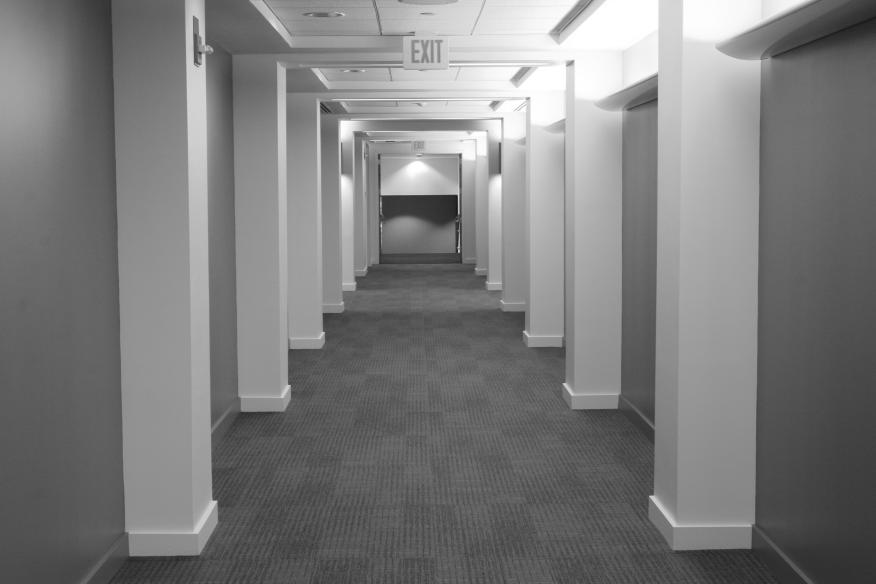
//> input picture Erg. Askisis 2025-2026/Images/Ασκηση 6/hallway.png, 1752 x 1168 px (shown at 1/2 size)
$ ./askisi6_edges   (built with g++ and OpenCV 4)
//> lines starting //> are read from the running program, lines starting //| are printed output that depends on the picture; after the words box and inside, x2 and y2 are one past the last pixel; in counts of white or black regions, pixels touching at a corner belong together
#include <opencv2/opencv.hpp>

#include <filesystem>
#include <fstream>
#include <iostream>
#include <sstream>
#include <stdexcept>
#include <string>
#include <vector>

namespace fs = std::filesystem;

static fs::path find_file(const fs::path &root, const std::string &filename)
{
//> called with filename = "hallway.png"
    for (const auto &entry : fs::recursive_directory_iterator(root)) {
        if (entry.is_regular_file() && entry.path().filename().string() == filename) {
            return entry.path();
        }
    }

    throw std::runtime_error("Could not find input file: " + filename);
}

static cv::Mat imread_grayscale_any_path(const fs::path &path)
{
    std::ifstream file(path, std::ios::binary);
    if (!file) {
        throw std::runtime_error("Could not open image: " + path.string());
    }

    std::vector<unsigned char> bytes(
        (std::istreambuf_iterator<char>(file)),
        std::istreambuf_iterator<char>()
    );
    cv::Mat decoded = cv::imdecode(bytes, cv::IMREAD_GRAYSCALE);
//> decoded is the input picture: 1168 rows x 1752 cols, CV_8UC1; min 25, max 255, mean 124.3
    if (decoded.empty()) {
        throw std::runtime_error("Could not decode image: " + path.string());
    }
    return decoded;
}

static cv::Mat normalize_to_uint8(const cv::Mat &image)
{
    double min_value = 0.0;
    double max_value = 0.0;
    cv::minMaxLoc(image, &min_value, &max_value);

    if (max_value == min_value) {
        return cv::Mat::zeros(image.size(), CV_8U);
    }

    cv::Mat normalized;
    image.convertTo(normalized, CV_8U, 255.0 / (max_value - min_value), -255.0 * min_value / (max_value - min_value));
    return normalized;
}

static cv::Mat panel(const cv::Mat &image, const std::string &title, int target_width = 360)
{
    cv::Mat color;
    if (image.channels() == 1) {
        cv::cvtColor(image, color, cv::COLOR_GRAY2BGR);
    } else {
        color = image.clone();
    }

    const double scale = static_cast<double>(target_width) / color.cols;
    cv::Mat resized;
    cv::resize(color, resized, cv::Size(target_width, std::max(1, static_cast<int>(color.rows * scale))));

    const int title_height = 40;
    cv::Mat canvas(resized.rows + title_height, resized.cols, CV_8UC3, cv::Scalar(255, 255, 255));
    resized.copyTo(canvas(cv::Rect(0, title_height, resized.cols, resized.rows)));
    cv::putText(canvas, title, cv::Point(10, 27), cv::FONT_HERSHEY_SIMPLEX, 0.55, cv::Scalar(0, 0, 0), 2, cv::LINE_AA);
    return canvas;
}

static cv::Mat pad_to_height(const cv::Mat &image, int target_height)
{
    if (image.rows >= target_height) {
        return image;
    }

    cv::Mat padded(target_height, image.cols, image.type(), cv::Scalar(255, 255, 255));
    image.copyTo(padded(cv::Rect(0, 0, image.cols, image.rows)));
    return padded;
}

static void save_row_panel(std::vector<cv::Mat> panels, const fs::path &path)
{
    int max_height = 0;
    for (const cv::Mat &item : panels) {
        max_height = std::max(max_height, item.rows);
    }
    for (cv::Mat &item : panels) {
        item = pad_to_height(item, max_height);
    }

    cv::Mat combined;
    cv::hconcat(panels, combined);
    cv::imwrite(path.string(), combined);
}

int main()
{
    try {
        const fs::path root = fs::path("..");
        const fs::path image_path = find_file(root / "Images", "hallway.png");
        const fs::path output_dir = root / "outputs" / "askisi6_edges_cpp";
        fs::create_directories(output_dir);

        const cv::Mat original = imread_grayscale_any_path(image_path);

        cv::Mat gx;
        cv::Mat gy;
        cv::Sobel(original, gx, CV_64F, 1, 0, 3, 1.0, 0.0, cv::BORDER_REFLECT);
        cv::Sobel(original, gy, CV_64F, 0, 1, 3, 1.0, 0.0, cv::BORDER_REFLECT);
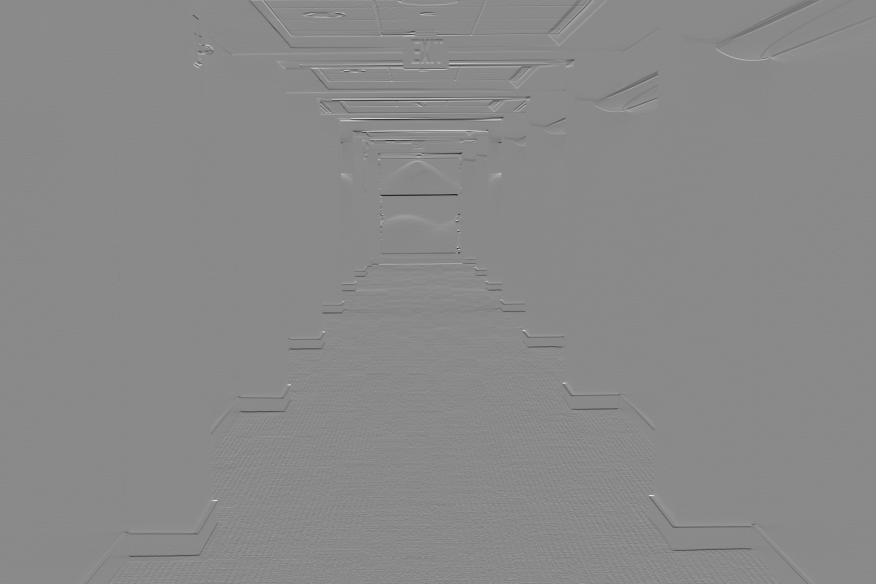
//> gy: 1168 rows x 1752 cols, CV_64FC1 (shown at 1/2 size); min -621, max 526, mean -0.6; drawn with min black and max white

        cv::Mat abs_gx = normalize_to_uint8(cv::abs(gx));
//> in normalize_to_uint8, `cv::minMaxLoc(image, &min_value, &max_value);`: max_value = 730
        cv::Mat abs_gy = normalize_to_uint8(cv::abs(gy));
//> in normalize_to_uint8 (call 2), `cv::minMaxLoc(image, &min_value, &max_value);`: max_value = 621
//> in normalize_to_uint8 (call 2), `image.convertTo(normalized, CV_8U, 255.0 / (max_value - min_value), -2..`:
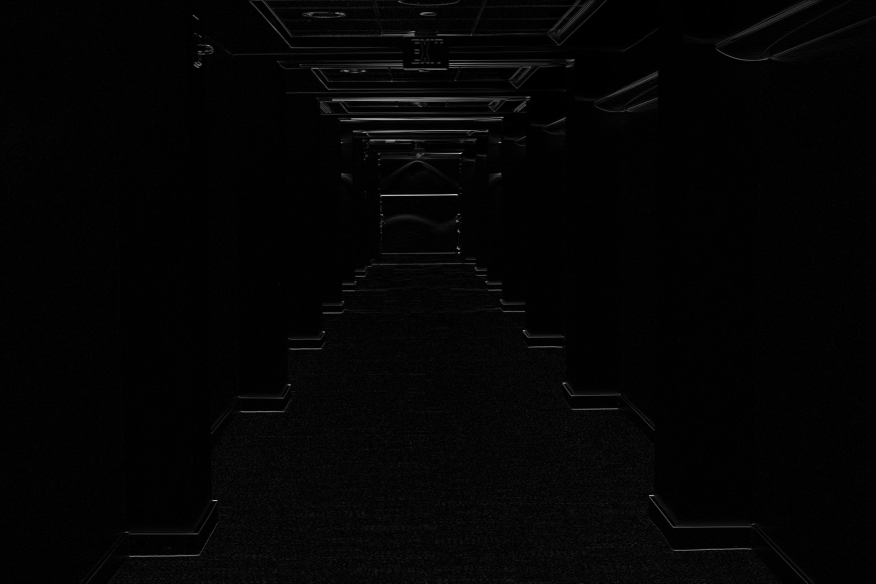
//> normalized: 1168 rows x 1752 cols, CV_8UC1 (shown at 1/2 size); min 0, max 255, mean 4.1

        cv::Mat magnitude;
        cv::magnitude(gx, gy, magnitude);
        cv::Mat magnitude_uint8 = normalize_to_uint8(magnitude);

        cv::Mat edge_map;
        const double threshold_value = cv::threshold(magnitude_uint8, edge_map, 0.0, 255.0, cv::THRESH_BINARY | cv::THRESH_OTSU);
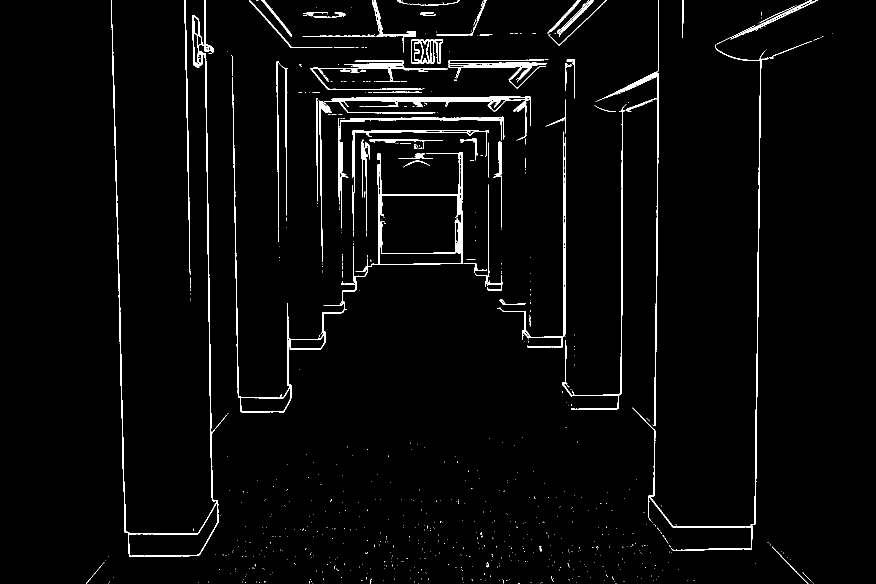
//> edge_map: 1168 rows x 1752 cols, CV_8UC1 (shown at 1/2 size); 2.6% white in thin lines or dots, all inside (x1, y1, x2, y2) = (172, 0, 1665, 1168)
//> threshold_value = 32

        std::vector<cv::Vec4i> lines;
        cv::HoughLinesP(edge_map, lines, 1.0, CV_PI / 180.0, 10, 80.0, 10.0);
//> lines = 129 lines (x1, y1, x2, y2), first 8: [408, 0, 419, 660], [370, 0, 380, 588], [1309, 807, 1315, 407], [1516, 492, 1521, 149], [464, 112, 476, 794], [1003, 457, 1003, 234], [1127, 673, 1127, 263], [1511, 881, 1517, 481]

        cv::Mat overlay;
        cv::cvtColor(original, overlay, cv::COLOR_GRAY2BGR);
        for (const cv::Vec4i &line : lines) {
            cv::line(overlay, cv::Point(line[0], line[1]), cv::Point(line[2], line[3]), cv::Scalar(0, 0, 255), 3, cv::LINE_AA);
        }
//> this loop made 129 passes
//> line on passes 1 to 12: [408, 0, 419, 660], [370, 0, 380, 588], [1309, 807, 1315, 407], [1516, 492, 1521, 149], [464, 112, 476, 794], [1003, 457, 1003, 234], [1127, 673, 1127, 263], [1511, 881, 1517, 481], [1131, 777, 1131, 199], [409, 0, 413, 253], [754, 309, 758, 528], [924, 526, 924, 421]
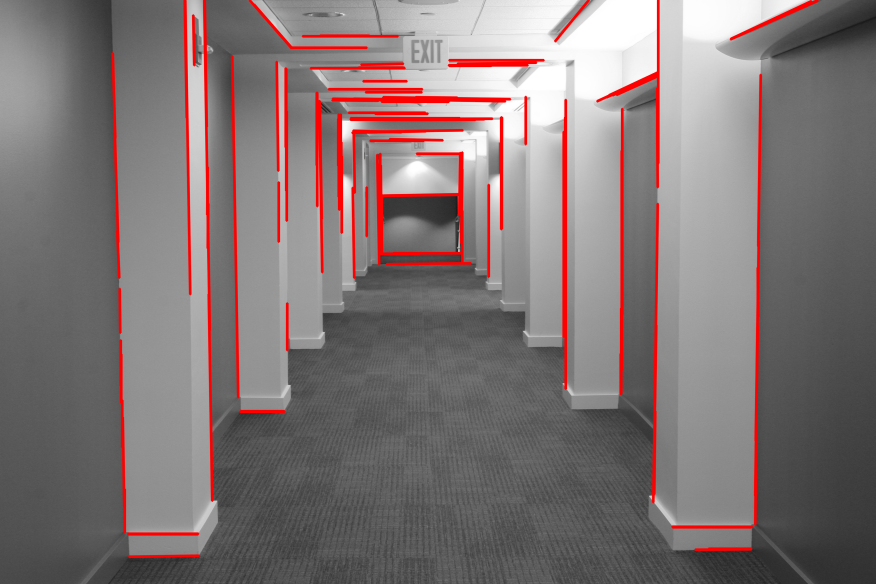
//> overlay: 1168 rows x 1752 cols, CV_8UC3 (shown at 1/2 size); 5.31% of pixels changed, all inside (x1, y1, x2, y2) = (222, 0, 1639, 1117)

        cv::imwrite((output_dir / "sobel_x.png").string(), abs_gx);
        cv::imwrite((output_dir / "sobel_y.png").string(), abs_gy);
        cv::imwrite((output_dir / "gradient_magnitude.png").string(), magnitude_uint8);
        cv::imwrite((output_dir / "edge_map.png").string(), edge_map);
        cv::imwrite((output_dir / "lines_overlay.png").string(), overlay);

        save_row_panel(
            {
                panel(original, "Original"),
                panel(abs_gx, "|Sobel X|"),
                panel(abs_gy, "|Sobel Y|")
            },
            output_dir / "sobel_summary.png"
        );
//> in panel, `cv::putText(canvas, title, cv::Point(10, 27), cv::FONT_HERSHEY_SIMPLEX..`: canvas: 280 rows x 360 cols, CV_8UC3; min 0, max 255, mean 141.3
//> in panel (call 2), `cv::putText(canvas, title, cv::Point(10, 27), cv::FONT_HERSHEY_SIMPLEX..`: canvas: 280 rows x 360 cols, CV_8UC3; min 0, max 255, mean 38
//> call 3 of panel, with title = "|Sobel Y|", target_width = 360
//> in panel (call 3), `cv::putText(canvas, title, cv::Point(10, 27), cv::FONT_HERSHEY_SIMPLEX..`:
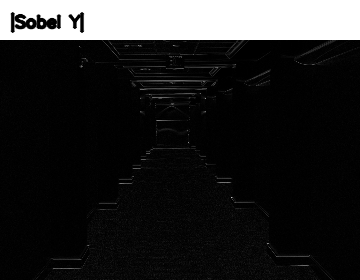
//> canvas: 280 rows x 360 cols, CV_8UC3; min 0, max 255, mean 38.1
//> the loop in save_row_panel, `for (const cv::Mat &item : panels)` made 3 passes
//> after the loop in save_row_panel, `for (const cv::Mat &item : panels)`: max_height = 280
//> the loop in save_row_panel, `for (cv::Mat &item : panels)` made 3 passes

        std::ostringstream threshold_title;
        threshold_title << "Thresholded Edges (T=" << threshold_value << ")";
        save_row_panel(
            {
                panel(magnitude_uint8, "Gradient Magnitude"),
                panel(edge_map, threshold_title.str()),
                panel(overlay, "Detected Lines Overlay")
            },
            output_dir / "edges_and_lines_summary.png"
        );
//> in panel (call 4), `cv::putText(canvas, title, cv::Point(10, 27), cv::FONT_HERSHEY_SIMPLEX..`: canvas: 280 rows x 360 cols, CV_8UC3; min 0, max 255, mean 37.8
//> in panel (call 5), `cv::putText(canvas, title, cv::Point(10, 27), cv::FONT_HERSHEY_SIMPLEX..`: canvas: 280 rows x 360 cols, CV_8UC3; min 0, max 255, mean 37.4
//> in panel (call 6), `cv::putText(canvas, title, cv::Point(10, 27), cv::FONT_HERSHEY_SIMPLEX..`:
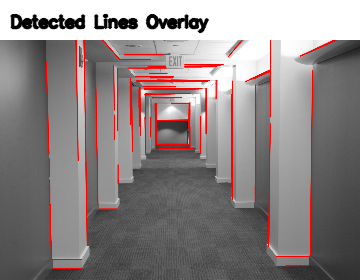
//> canvas: 280 rows x 360 cols, CV_8UC3; mean B, G, R 133.3, 133.3, 142.5
//> the loop in save_row_panel (call 2), `for (const cv::Mat &item : panels)` made 3 passes
//> the loop in save_row_panel (call 2), `for (cv::Mat &item : panels)` made 3 passes
//> in save_row_panel (call 2), `cv::hconcat(panels, combined);`:
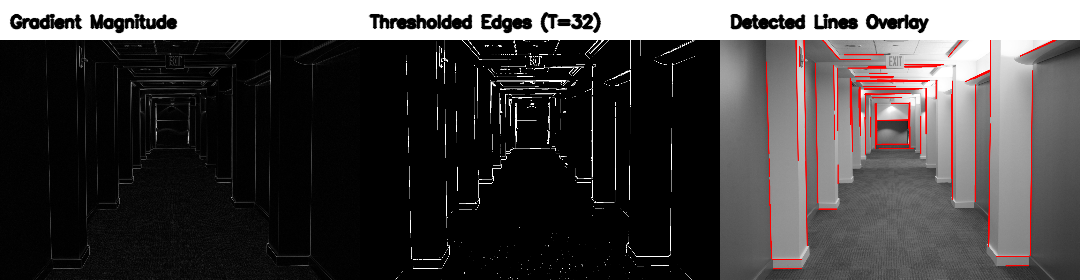
//> combined: 280 rows x 1080 cols, CV_8UC3; mean B, G, R 69.5, 69.5, 72.6

        std::ostringstream summary;
        summary << "{\n";
        summary << "  \"threshold_value\": " << threshold_value << ",\n";
        summary << "  \"detected_line_segments\": " << lines.size() << ",\n";
        summary << "  \"line_color_rgb\": [255, 0, 0],\n";
        summary << "  \"line_width\": 3\n";
        summary << "}\n";

        std::ofstream summary_file(output_dir / "summary.json");
        summary_file << summary.str();

        std::cout << summary.str();
        std::cout << "Outputs saved to: " << output_dir.string() << "\n";
        return 0;
//> (the program exits here)
